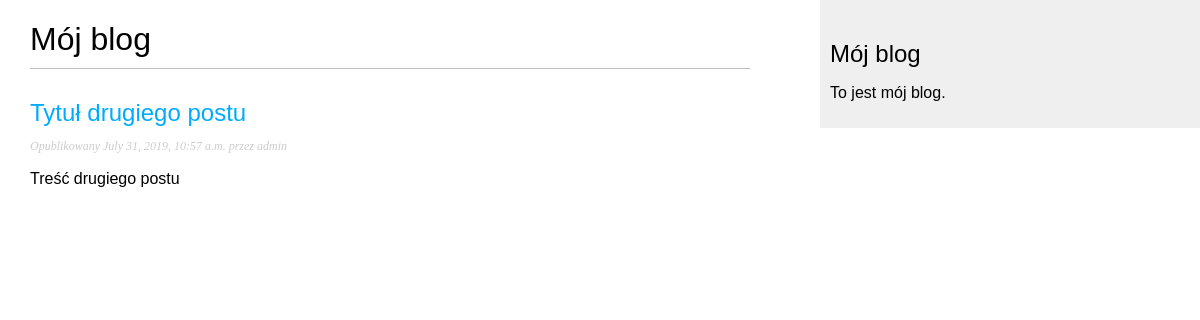
/blog/, run on an earlier commit of the app's database.
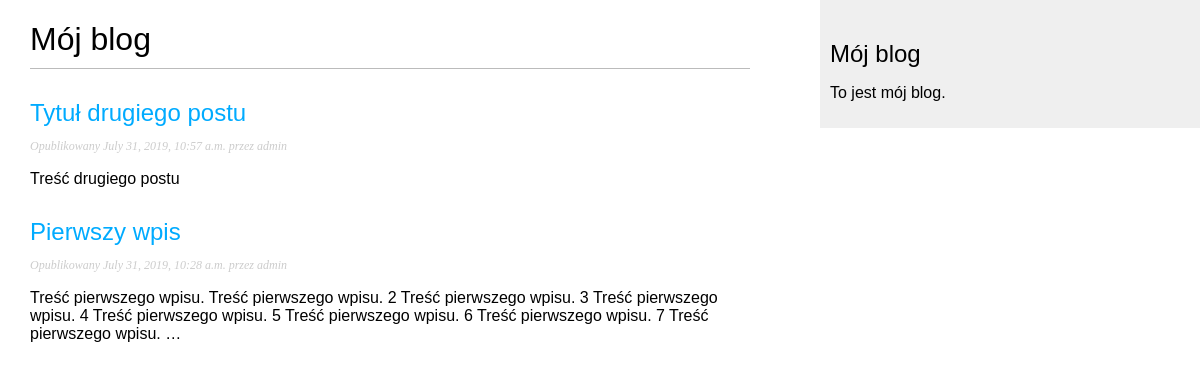
And on a later commit of the database.
### blog/models.py (models this page shows, shortened)
class Post(models.Model):
	STATUS_CHOICES = (
		('draft', 'Draft'),
		('published', 'Published'),
	)
	title = models.CharField(max_length = 250)
	slug = models.SlugField(max_length = 250,
							unique_for_date = 'publish')
	author = models.ForeignKey(User,
							   on_delete = models.CASCADE,
							   related_name = 'blog_posts')
	body = models.TextField()
	publish = models.DateTimeField(default = timezone.now)
	created = models.DateTimeField(auto_now_add = True)
	updated = models.DateTimeField(auto_now = True)
	status = models.CharField(max_length = 10,
							  choices = STATUS_CHOICES,
							  default = 'draft')
	class Meta:
		ordering = ('-publish',)
	objects = models.Manager() # Manager domyślny
	published = PublishedManager() # Manager niestandardowy
	def get_absolute_url(self):
		return reverse('blog:post_detail',
						args = [self.publish.year,
						self.publish.strftime('%m'),
						self.publish.strftime('%d'),
						self.slug])

### blog/views.py (the view)
# urls.py: path('', views.post_list, name = 'post_list'),
def post_list(request):
	posts = Post.published.all()
	return render(request,
				  'blog/post/list.html',
				  {'posts': posts})

### blog/models.py (called while the page is built)
   def get_queryset(self):
       return super(PublishedManager,
                   self).get_queryset().filter(status='published')

### blog/templates/blog/post/list.html (shortened to what this page needs)
{% extends "blog/base.html" %}
{% block content %}
	<h1>Mój blog</h1>
	{% for post in posts %}
		<h2>
			<a href="{{ post.get_absolute_url }}">
				{{ post.title }}
			</a>
		</h2>
		<p class="date">
			Opublikowany {{ post.publish }} przez {{ post.author }}
		</p>
		{{ post.body|truncatewords:30|linebreaks }}
	{% endfor %}
{% endblock %}

### blog/templates/blog/base.html (shortened to what this page needs)
{% load static %}
<!DOCTYPE html>
<html>
	<head>
		<link href="{% static "css/blog.css" %}" rel="stylesheet">
	</head>
	<body>
		<div id="content">
			{% block content %}
			{% endblock %}
		</div>
		<div id="sidebar">
			<h2>Mój blog</h2>
			<p>To jest mój blog.</p>
		</div>
	</body>
</html>

### blog/static/css/blog.css (style rules this page uses)
body { margin:0; padding:0; font-family:helvetica, sans-serif; }
a { color:#00abff; text-decoration:none; }
h1 { font-weight:normal; border-bottom:1px solid #bbb; padding:0 0 10px 0; }
h2 { font-weight:normal; margin:30px 0 0; }
#content { float:left; width:60%; padding:0 0 0 30px; }
#sidebar { float:right; width:30%; padding:10px; background:#efefef; height:100%; }
p.date { color:#ccc; font-family: georgia, serif; font-size: 12px; font-style: italic; }

What changed in the data, as far as the page shows it:
now on this page (row edited): Post: title "Pierwszy wpis", publish "July 31, 2019, 10:28 a.m.", author "admin", body "Treść pierwszego wpisu. Treść pierwszego wpisu. 2 Treść pierwszego wpisu. 3 Treść pierwszego wpisu. 4 Treść pierwszego wpisu. 5 Treść pierwszego wpisu. 6 Treść pierwszego wpisu. 7 Treść pierwszego wpisu. …"
